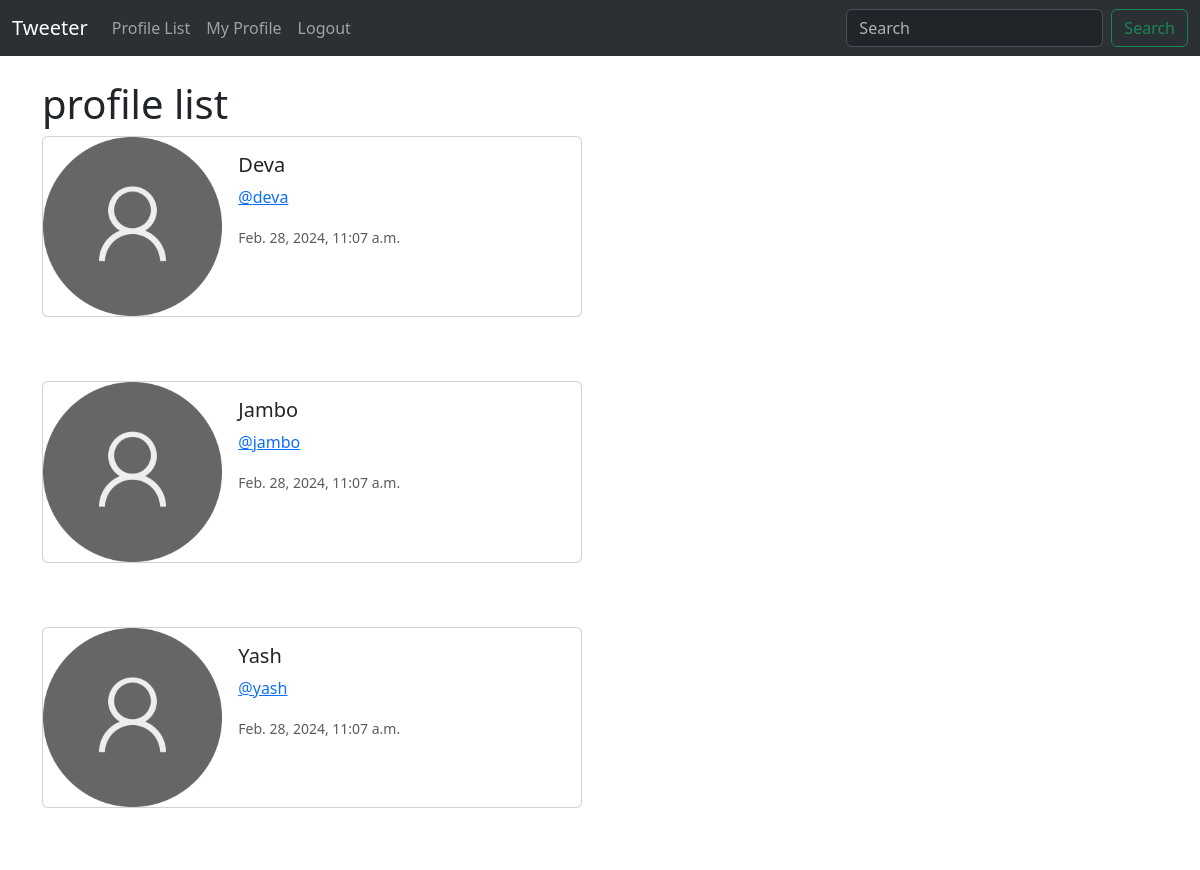
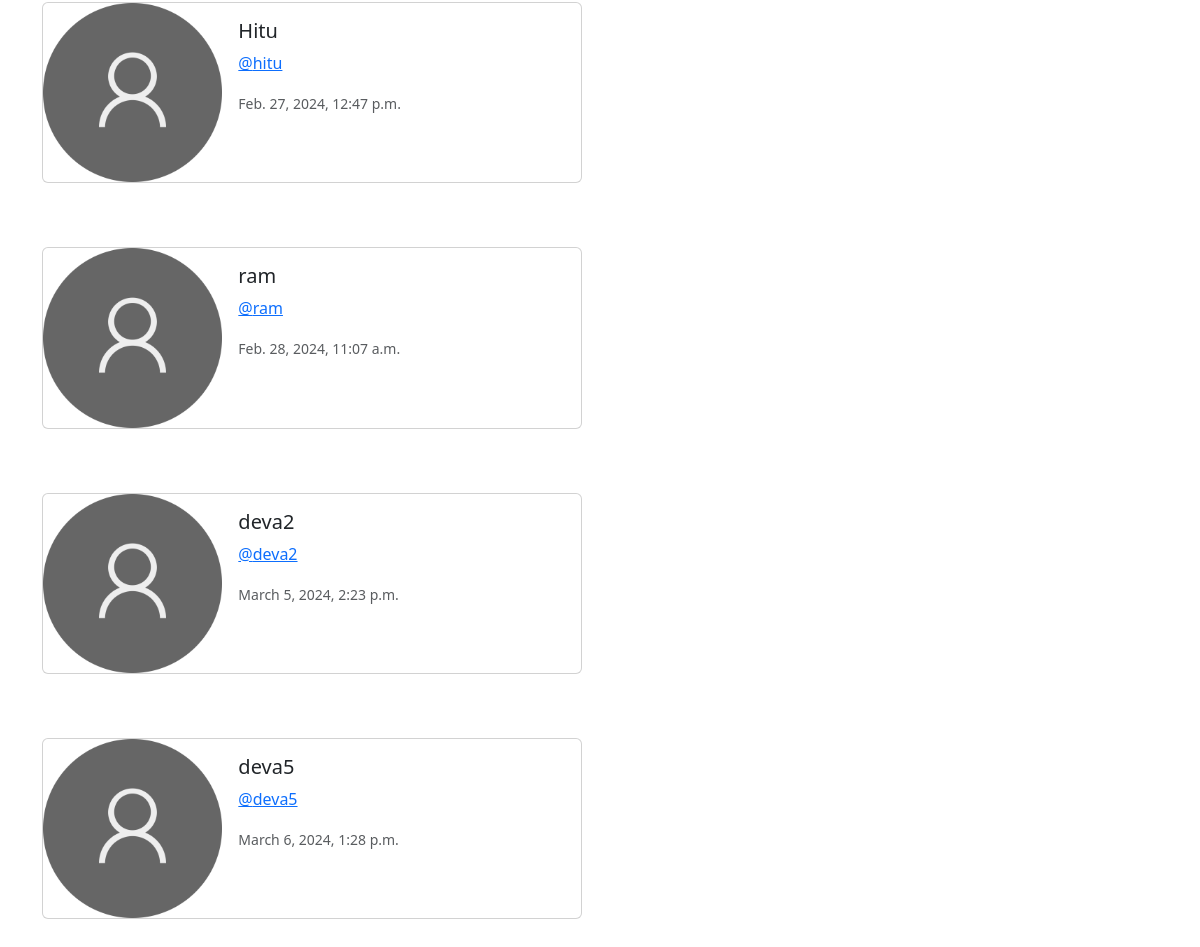
The page /profile-list/ (signed in) on the database its author committed (2 pictures, top to bottom).
### musker/models.py (models this page shows, shortened)
class Profile(models.Model):
    user = models.OneToOneField(User, on_delete=models.CASCADE)
    follows = models.ManyToManyField(
        "self", related_name="followed_by", symmetrical=False, blank=True
    )
    profile_photo = models.ImageField(null=True,blank=True,upload_to='images/')
    date_modified = models.DateTimeField(User, auto_now=True, auto_now_add=False)

### musker/views.py (the view)
# urls.py: path('profile-list/',views.profile_list,name='profile_list'),
def profile_list(request):
    if request.user.is_authenticated:
        profiles = Profile.objects.exclude(user=request.user)
        return render(request, 'profile_list.html',{"profiles":profiles})
    else:
        messages.error(request,("Error: You need to login first"))
        return redirect('home')

### templates/profile_list.html (shortened to what this page needs)
{% extends 'base.html' %}
{% load static %}
{% block container %}
<h1>profile list</h1>
{% if profiles %}
    {% for i  in profiles %}
    <div class="card mb-3" style="max-width: 540px;">
        <div class="row g-0">
          <div class="col-md-4">
            <img src="{% static 'images/user_img.png' %}" class="img-fluid rounded-start" alt="...">
          </div>
          <div class="col-md-8">
            <div class="card-body">
              <h5 class="card-title">{{i.user.username}}</h5>
              <p><a href="{% url 'profile' i.user.id%}">@{{i.user.username | lower}}</a> </p>
              <p class="card-text"><small class="text-body-secondary">{{i.date_modified}}</small></p>
            </div>
          </div>
        </div>
      </div>
    <br> <br>
    {% endfor %}
{% endif %}
{% endblock container %}

### rows shown on the page
Profile: user.username "Deva", user.username "deva", date_modified "Feb. 28, 2024, 11:07 a.m."
Profile: user.username "Jambo", user.username "jambo", date_modified "Feb. 28, 2024, 11:07 a.m."
Profile: user.username "Yash", user.username "yash", date_modified "Feb. 28, 2024, 11:07 a.m."
Profile: user.username "Hitu", user.username "hitu", date_modified "Feb. 27, 2024, 12:47 p.m."
Profile: user.username "ram", date_modified "Feb. 28, 2024, 11:07 a.m."
Profile: user.username "deva2", date_modified "March 5, 2024, 2:23 p.m."
Profile: user.username "deva5", date_modified "March 6, 2024, 1:28 p.m."
